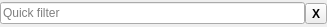
<?xml version="1.0" encoding="UTF-8"?>
<ui version="4.0">
 <class>QuickFilterView</class>
 <widget class="QWidget" name="QuickFilterView">
  <property name="geometry">
   <rect>
    <x>0</x>
    <y>0</y>
    <width>327</width>
    <height>27</height>
   </rect>
  </property>
  <property name="windowTitle">
   <string>Form</string>
  </property>
  <layout class="QHBoxLayout" name="horizontalLayout">
   <property name="spacing">
    <number>0</number>
   </property>
   <property name="leftMargin">
    <number>0</number>
   </property>
   <property name="topMargin">
    <number>0</number>
   </property>
   <property name="rightMargin">
    <number>0</number>
   </property>
   <property name="bottomMargin">
    <number>0</number>
   </property>
   <item>
    <widget class="QLineEdit" name="filterLineEdit">
     <property name="sizePolicy">
      <sizepolicy hsizetype="Ignored" vsizetype="Fixed">
       <horstretch>0</horstretch>
       <verstretch>0</verstretch>
      </sizepolicy>
     </property>
     <property name="placeholderText">
      <string>Quick filter</string>
     </property>
     <property name="clearButtonEnabled">
      <bool>true</bool>
     </property>
    </widget>
   </item>
   <item>
    <widget class="QToolButton" name="closeFilterButton">
     <property name="font">
      <font>
       <weight>75</weight>
       <italic>false</italic>
       <bold>true</bold>
      </font>
     </property>
     <property name="styleSheet">
      <string notr="true"/>
     </property>
     <property name="text">
      <string>X</string>
     </property>
    </widget>
   </item>
  </layout>
 </widget>
 <resources/>
 <connections/>
</ui>
